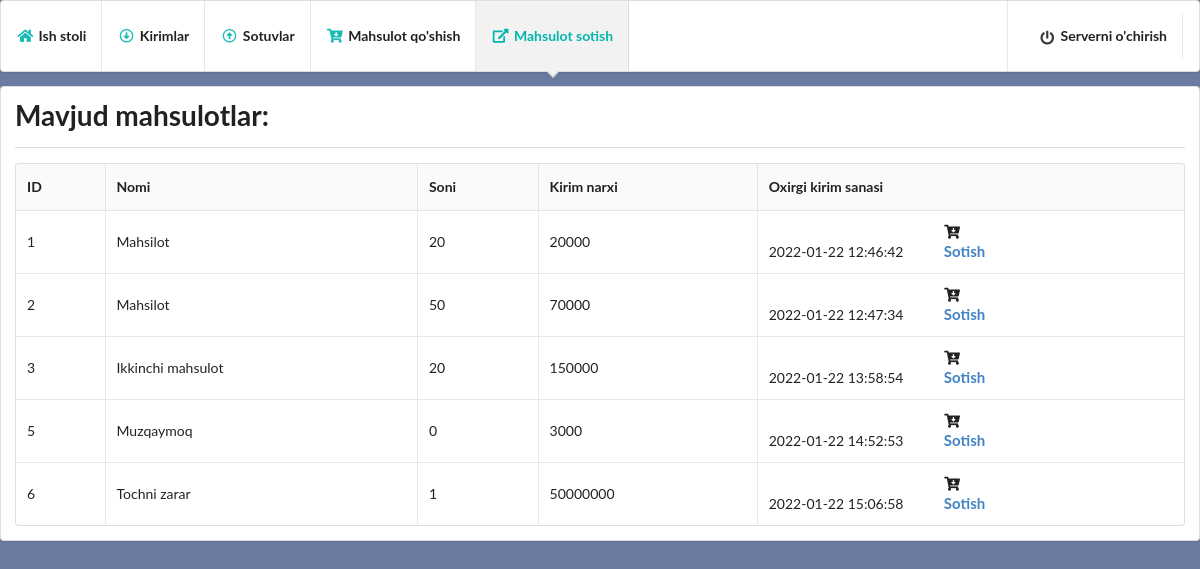
/items, run on an earlier commit of the app's database.
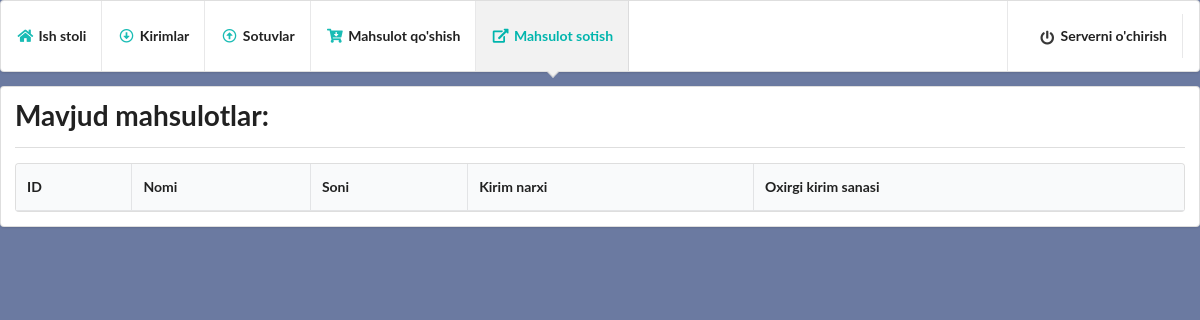
And on a later commit of the database.
### modules.py (models this page shows, shortened)
class inheritedClassName(db.Model):
    __abstract__ = True
    def format(self):
        return self.__dict__

@dataclass
class Items(inheritedClassName):
    id: int
    name: String
    count: int
    in_time: DateTime
    in_price: Integer
    __tablename__ = "items"
    id = Column(Integer, primary_key=True)
    name = Column(String, nullable=False)
    count = Column(Integer, default=0)
    in_time = Column(DateTime)
    in_price = Column(Integer)

### main.py (the view)
@app.route('/items')
def items():
    items_query = Items.query.all()
    items = [item.format() for item in items_query]
    return render_template('items.html', items=items)

### templates/items.html (shortened to what this page needs)
<!DOCTYPE html>
<html lang="en">
<head>
    <link rel="stylesheet" href="{{ url_for('static', filename='semantic-ui/semantic.min.css') }}">
</head>
<body style="background-color: #6B7AA1;">
  <div class="ui pointing menu teal">
    <a href="/dashboard" class="item">
        <i class="home icon teal"></i>
        <b>Ish stoli</b>
    </a>
    <a href="/imports/1" class="item">
        <i class="arrow alternate circle down outline icon teal"></i>
        <b>Kirimlar</b>
    </a>
    <a href="/sales/1" class="item">
        <i class="arrow alternate circle up outline icon teal"></i>
        <b>Sotuvlar</b>
    </a>
    <a href="/add_item" class="item">
        <i class="cart arrow down icon teal"></i>
        <b>Mahsulot qo'shish</b>
    </a>
    <a href="/items" class="active item">
        <i class="external alternate icon teal"></i>
        <b>Mahsulot sotish</b>
    </a>
    <div class="right menu">
      <div class="item">
          <a href="/stop" class="item">
              <i class="power off icon"></i>
              <b>Serverni o'chirish</b>
          </a>
      </div>
  </div>
  </div>
          <div class="ui segment">
            <h1 class="ui header">Mavjud mahsulotlar:</h1>
            <div class="ui inverted divider"></div>
            <table class="ui celled table">
              <thead>
                <tr><th>ID</th>
                <th>Nomi</th>
                <th>Soni</th>
                <th>Kirim narxi</th>
                <th>Oxirgi kirim sanasi</th>
              </tr></thead>
              <tbody>
                {% for item in items %}
                <tr>
                  <td data-label="id">{{item.id}}</td>
                  <td data-label="name">{{item.name}}</td>
                  <td data-label="count">{{item.count}}</td>
                  <td data-label="in_price">{{item.in_price}}</td>
                  <td data-label="in_time">{{item.in_time}}<i class="cart arrow down icon" style="margin-left: 10%;">
                    <a href="{{ '/items/%s'%item.id|urlencode }}">
                    <h4 class="header">Sotish</h4></i></a></td>
                </tr>
                {% endfor %}
              </tbody>
            </table>
          </div>
</body>
</html>

What changed in the data, as far as the page shows it:
removed Items: id "1", name "Mahsilot", count "20", in_price "20000", in_time "2022-01-22 12:46:42"
removed Items: id "2", name "Mahsilot", count "50", in_price "70000", in_time "2022-01-22 12:47:34"
removed Items: id "3", name "Ikkinchi mahsulot", count "20", in_price "150000", in_time "2022-01-22 13:58:54"
removed Items: id "5", name "Muzqaymoq", count "0", in_price "3000", in_time "2022-01-22 14:52:53"
removed Items: id "6", name "Tochni zarar", count "1", in_price "50000000", in_time "2022-01-22 15:06:58"
